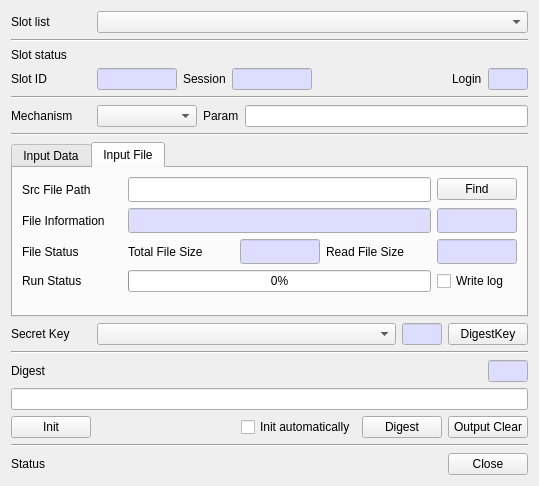
<?xml version="1.0" encoding="UTF-8"?>
<ui version="4.0">
 <class>DigestDlg</class>
 <widget class="QDialog" name="DigestDlg">
  <property name="geometry">
   <rect>
    <x>0</x>
    <y>0</y>
    <width>539</width>
    <height>486</height>
   </rect>
  </property>
  <property name="windowTitle">
   <string>Digest</string>
  </property>
  <layout class="QVBoxLayout" name="verticalLayout">
   <item>
    <layout class="QGridLayout" name="gridLayout">
     <property name="topMargin">
      <number>0</number>
     </property>
     <item row="0" column="0">
      <widget class="QLabel" name="label">
       <property name="minimumSize">
        <size>
         <width>80</width>
         <height>0</height>
        </size>
       </property>
       <property name="text">
        <string>Slot list</string>
       </property>
      </widget>
     </item>
     <item row="0" column="1">
      <widget class="QComboBox" name="mSlotsCombo">
       <property name="sizePolicy">
        <sizepolicy hsizetype="Preferred" vsizetype="Fixed">
         <horstretch>1</horstretch>
         <verstretch>0</verstretch>
        </sizepolicy>
       </property>
      </widget>
     </item>
    </layout>
   </item>
   <item>
    <widget class="Line" name="line">
     <property name="orientation">
      <enum>Qt::Horizontal</enum>
     </property>
    </widget>
   </item>
   <item>
    <widget class="QLabel" name="label_2">
     <property name="text">
      <string>Slot status</string>
     </property>
    </widget>
   </item>
   <item>
    <layout class="QHBoxLayout" name="horizontalLayout_2">
     <property name="bottomMargin">
      <number>0</number>
     </property>
     <item>
      <widget class="QLabel" name="label_3">
       <property name="minimumSize">
        <size>
         <width>80</width>
         <height>0</height>
        </size>
       </property>
       <property name="text">
        <string>Slot ID</string>
       </property>
      </widget>
     </item>
     <item>
      <widget class="QLineEdit" name="mSlotIDText">
       <property name="maximumSize">
        <size>
         <width>80</width>
         <height>16777215</height>
        </size>
       </property>
       <property name="palette">
        <palette>
         <active>
          <colorrole role="Base">
           <brush brushstyle="SolidPattern">
            <color alpha="255">
             <red>221</red>
             <green>221</green>
             <blue>255</blue>
            </color>
           </brush>
          </colorrole>
         </active>
         <inactive>
          <colorrole role="Base">
           <brush brushstyle="SolidPattern">
            <color alpha="255">
             <red>221</red>
             <green>221</green>
             <blue>255</blue>
            </color>
           </brush>
          </colorrole>
         </inactive>
         <disabled>
          <colorrole role="Base">
           <brush brushstyle="SolidPattern">
            <color alpha="255">
             <red>240</red>
             <green>240</green>
             <blue>240</blue>
            </color>
           </brush>
          </colorrole>
         </disabled>
        </palette>
       </property>
       <property name="readOnly">
        <bool>true</bool>
       </property>
      </widget>
     </item>
     <item>
      <widget class="QLabel" name="label_6">
       <property name="text">
        <string>Session</string>
       </property>
      </widget>
     </item>
     <item>
      <widget class="QLineEdit" name="mSessionText">
       <property name="maximumSize">
        <size>
         <width>80</width>
         <height>16777215</height>
        </size>
       </property>
       <property name="palette">
        <palette>
         <active>
          <colorrole role="Base">
           <brush brushstyle="SolidPattern">
            <color alpha="255">
             <red>221</red>
             <green>221</green>
             <blue>255</blue>
            </color>
           </brush>
          </colorrole>
         </active>
         <inactive>
          <colorrole role="Base">
           <brush brushstyle="SolidPattern">
            <color alpha="255">
             <red>221</red>
             <green>221</green>
             <blue>255</blue>
            </color>
           </brush>
          </colorrole>
         </inactive>
         <disabled>
          <colorrole role="Base">
           <brush brushstyle="SolidPattern">
            <color alpha="255">
             <red>240</red>
             <green>240</green>
             <blue>240</blue>
            </color>
           </brush>
          </colorrole>
         </disabled>
        </palette>
       </property>
       <property name="readOnly">
        <bool>true</bool>
       </property>
      </widget>
     </item>
     <item>
      <spacer name="horizontalSpacer_3">
       <property name="orientation">
        <enum>Qt::Horizontal</enum>
       </property>
       <property name="sizeHint" stdset="0">
        <size>
         <width>40</width>
         <height>20</height>
        </size>
       </property>
      </spacer>
     </item>
     <item>
      <widget class="QLabel" name="label_7">
       <property name="text">
        <string>Login</string>
       </property>
      </widget>
     </item>
     <item>
      <widget class="QLineEdit" name="mLoginText">
       <property name="maximumSize">
        <size>
         <width>40</width>
         <height>16777215</height>
        </size>
       </property>
       <property name="palette">
        <palette>
         <active>
          <colorrole role="Base">
           <brush brushstyle="SolidPattern">
            <color alpha="255">
             <red>221</red>
             <green>221</green>
             <blue>255</blue>
            </color>
           </brush>
          </colorrole>
         </active>
         <inactive>
          <colorrole role="Base">
           <brush brushstyle="SolidPattern">
            <color alpha="255">
             <red>221</red>
             <green>221</green>
             <blue>255</blue>
            </color>
           </brush>
          </colorrole>
         </inactive>
         <disabled>
          <colorrole role="Base">
           <brush brushstyle="SolidPattern">
            <color alpha="255">
             <red>240</red>
             <green>240</green>
             <blue>240</blue>
            </color>
           </brush>
          </colorrole>
         </disabled>
        </palette>
       </property>
       <property name="readOnly">
        <bool>true</bool>
       </property>
      </widget>
     </item>
    </layout>
   </item>
   <item>
    <widget class="Line" name="line_2">
     <property name="orientation">
      <enum>Qt::Horizontal</enum>
     </property>
    </widget>
   </item>
   <item>
    <layout class="QGridLayout" name="gridLayout_2">
     <property name="topMargin">
      <number>0</number>
     </property>
     <item row="0" column="3">
      <widget class="QLineEdit" name="mParamText">
       <property name="maximumSize">
        <size>
         <width>16777215</width>
         <height>16777215</height>
        </size>
       </property>
      </widget>
     </item>
     <item row="0" column="0">
      <widget class="QLabel" name="label_4">
       <property name="minimumSize">
        <size>
         <width>80</width>
         <height>0</height>
        </size>
       </property>
       <property name="maximumSize">
        <size>
         <width>80</width>
         <height>16777215</height>
        </size>
       </property>
       <property name="text">
        <string>Mechanism</string>
       </property>
      </widget>
     </item>
     <item row="0" column="2">
      <widget class="QLabel" name="label_8">
       <property name="maximumSize">
        <size>
         <width>80</width>
         <height>16777215</height>
        </size>
       </property>
       <property name="text">
        <string>Param</string>
       </property>
      </widget>
     </item>
     <item row="0" column="1">
      <widget class="QComboBox" name="mMechCombo">
       <property name="minimumSize">
        <size>
         <width>100</width>
         <height>0</height>
        </size>
       </property>
       <property name="maximumSize">
        <size>
         <width>100</width>
         <height>16777215</height>
        </size>
       </property>
      </widget>
     </item>
    </layout>
   </item>
   <item>
    <widget class="Line" name="line_3">
     <property name="orientation">
      <enum>Qt::Horizontal</enum>
     </property>
    </widget>
   </item>
   <item>
    <widget class="QTabWidget" name="mInputTab">
     <property name="currentIndex">
      <number>1</number>
     </property>
     <widget class="QWidget" name="tab">
      <attribute name="title">
       <string>Input Data</string>
      </attribute>
      <layout class="QVBoxLayout" name="verticalLayout_2">
       <item>
        <layout class="QGridLayout" name="gridLayout_8">
         <property name="topMargin">
          <number>0</number>
         </property>
         <item row="0" column="0">
          <widget class="QLabel" name="label_5">
           <property name="minimumSize">
            <size>
             <width>80</width>
             <height>0</height>
            </size>
           </property>
           <property name="maximumSize">
            <size>
             <width>80</width>
             <height>16777215</height>
            </size>
           </property>
           <property name="text">
            <string>Input Type</string>
           </property>
          </widget>
         </item>
         <item row="0" column="3">
          <widget class="QLineEdit" name="mInputLenText">
           <property name="minimumSize">
            <size>
             <width>40</width>
             <height>0</height>
            </size>
           </property>
           <property name="maximumSize">
            <size>
             <width>40</width>
             <height>16777215</height>
            </size>
           </property>
           <property name="palette">
            <palette>
             <active>
              <colorrole role="Base">
               <brush brushstyle="SolidPattern">
                <color alpha="255">
                 <red>221</red>
                 <green>221</green>
                 <blue>255</blue>
                </color>
               </brush>
              </colorrole>
             </active>
             <inactive>
              <colorrole role="Base">
               <brush brushstyle="SolidPattern">
                <color alpha="255">
                 <red>221</red>
                 <green>221</green>
                 <blue>255</blue>
                </color>
               </brush>
              </colorrole>
             </inactive>
             <disabled>
              <colorrole role="Base">
               <brush brushstyle="SolidPattern">
                <color alpha="255">
                 <red>240</red>
                 <green>240</green>
                 <blue>240</blue>
                </color>
               </brush>
              </colorrole>
             </disabled>
            </palette>
           </property>
           <property name="readOnly">
            <bool>true</bool>
           </property>
          </widget>
         </item>
         <item row="0" column="1">
          <widget class="QComboBox" name="mInputCombo"/>
         </item>
         <item row="0" column="2">
          <spacer name="horizontalSpacer_5">
           <property name="orientation">
            <enum>Qt::Horizontal</enum>
           </property>
           <property name="sizeHint" stdset="0">
            <size>
             <width>40</width>
             <height>20</height>
            </size>
           </property>
          </spacer>
         </item>
        </layout>
       </item>
       <item>
        <widget class="QPlainTextEdit" name="mInputText"/>
       </item>
       <item>
        <layout class="QGridLayout" name="gridLayout_3">
         <property name="topMargin">
          <number>0</number>
         </property>
         <item row="0" column="2">
          <widget class="QPushButton" name="mFinalBtn">
           <property name="text">
            <string>Final</string>
           </property>
          </widget>
         </item>
         <item row="0" column="1">
          <widget class="QPushButton" name="mUpdateBtn">
           <property name="text">
            <string>Update</string>
           </property>
          </widget>
         </item>
         <item row="0" column="4">
          <widget class="QPushButton" name="mInputClearBtn">
           <property name="text">
            <string>Input Clear</string>
           </property>
          </widget>
         </item>
         <item row="0" column="3">
          <spacer name="horizontalSpacer_6">
           <property name="orientation">
            <enum>Qt::Horizontal</enum>
           </property>
           <property name="sizeHint" stdset="0">
            <size>
             <width>40</width>
             <height>20</height>
            </size>
           </property>
          </spacer>
         </item>
        </layout>
       </item>
      </layout>
     </widget>
     <widget class="QWidget" name="tab_2">
      <attribute name="title">
       <string>Input File</string>
      </attribute>
      <layout class="QVBoxLayout" name="verticalLayout_3">
       <item>
        <layout class="QGridLayout" name="gridLayout_9">
         <item row="0" column="1">
          <widget class="QLineEdit" name="mSrcFileText">
           <property name="font">
            <font>
             <family>굴림체</family>
            </font>
           </property>
          </widget>
         </item>
         <item row="0" column="0">
          <widget class="QLabel" name="label_11">
           <property name="minimumSize">
            <size>
             <width>100</width>
             <height>0</height>
            </size>
           </property>
           <property name="maximumSize">
            <size>
             <width>100</width>
             <height>16777215</height>
            </size>
           </property>
           <property name="text">
            <string>Src File Path</string>
           </property>
          </widget>
         </item>
         <item row="0" column="2">
          <widget class="QPushButton" name="mFindSrcFileBtn">
           <property name="minimumSize">
            <size>
             <width>80</width>
             <height>0</height>
            </size>
           </property>
           <property name="maximumSize">
            <size>
             <width>80</width>
             <height>16777215</height>
            </size>
           </property>
           <property name="text">
            <string>Find</string>
           </property>
          </widget>
         </item>
        </layout>
       </item>
       <item>
        <layout class="QGridLayout" name="gridLayout_10">
         <item row="0" column="1">
          <widget class="QLineEdit" name="mSrcFileInfoText">
           <property name="palette">
            <palette>
             <active>
              <colorrole role="Base">
               <brush brushstyle="SolidPattern">
                <color alpha="255">
                 <red>221</red>
                 <green>221</green>
                 <blue>255</blue>
                </color>
               </brush>
              </colorrole>
             </active>
             <inactive>
              <colorrole role="Base">
               <brush brushstyle="SolidPattern">
                <color alpha="255">
                 <red>221</red>
                 <green>221</green>
                 <blue>255</blue>
                </color>
               </brush>
              </colorrole>
             </inactive>
             <disabled>
              <colorrole role="Base">
               <brush brushstyle="SolidPattern">
                <color alpha="255">
                 <red>240</red>
                 <green>240</green>
                 <blue>240</blue>
                </color>
               </brush>
              </colorrole>
             </disabled>
            </palette>
           </property>
           <property name="font">
            <font>
             <family>굴림체</family>
            </font>
           </property>
           <property name="readOnly">
            <bool>true</bool>
           </property>
          </widget>
         </item>
         <item row="0" column="0">
          <widget class="QLabel" name="label_12">
           <property name="minimumSize">
            <size>
             <width>100</width>
             <height>0</height>
            </size>
           </property>
           <property name="maximumSize">
            <size>
             <width>100</width>
             <height>16777215</height>
            </size>
           </property>
           <property name="text">
            <string>File Information</string>
           </property>
          </widget>
         </item>
         <item row="0" column="2">
          <widget class="QLineEdit" name="mSrcFileSizeText">
           <property name="minimumSize">
            <size>
             <width>80</width>
             <height>0</height>
            </size>
           </property>
           <property name="maximumSize">
            <size>
             <width>80</width>
             <height>16777215</height>
            </size>
           </property>
           <property name="palette">
            <palette>
             <active>
              <colorrole role="Base">
               <brush brushstyle="SolidPattern">
                <color alpha="255">
                 <red>221</red>
                 <green>221</green>
                 <blue>255</blue>
                </color>
               </brush>
              </colorrole>
             </active>
             <inactive>
              <colorrole role="Base">
               <brush brushstyle="SolidPattern">
                <color alpha="255">
                 <red>221</red>
                 <green>221</green>
                 <blue>255</blue>
                </color>
               </brush>
              </colorrole>
             </inactive>
             <disabled>
              <colorrole role="Base">
               <brush brushstyle="SolidPattern">
                <color alpha="255">
                 <red>240</red>
                 <green>240</green>
                 <blue>240</blue>
                </color>
               </brush>
              </colorrole>
             </disabled>
            </palette>
           </property>
           <property name="font">
            <font>
             <family>굴림체</family>
            </font>
           </property>
           <property name="readOnly">
            <bool>true</bool>
           </property>
          </widget>
         </item>
        </layout>
       </item>
       <item>
        <layout class="QGridLayout" name="gridLayout_11">
         <item row="0" column="1">
          <widget class="QLabel" name="label_15">
           <property name="text">
            <string>Total File Size</string>
           </property>
          </widget>
         </item>
         <item row="0" column="0">
          <widget class="QLabel" name="label_13">
           <property name="minimumSize">
            <size>
             <width>100</width>
             <height>0</height>
            </size>
           </property>
           <property name="maximumSize">
            <size>
             <width>100</width>
             <height>16777215</height>
            </size>
           </property>
           <property name="text">
            <string>File Status</string>
           </property>
          </widget>
         </item>
         <item row="0" column="3">
          <widget class="QLabel" name="label_16">
           <property name="text">
            <string>Read File Size</string>
           </property>
          </widget>
         </item>
         <item row="0" column="2">
          <widget class="QLineEdit" name="mFileTotalSizeText">
           <property name="minimumSize">
            <size>
             <width>80</width>
             <height>0</height>
            </size>
           </property>
           <property name="maximumSize">
            <size>
             <width>80</width>
             <height>16777215</height>
            </size>
           </property>
           <property name="palette">
            <palette>
             <active>
              <colorrole role="Base">
               <brush brushstyle="SolidPattern">
                <color alpha="255">
                 <red>221</red>
                 <green>221</green>
                 <blue>255</blue>
                </color>
               </brush>
              </colorrole>
             </active>
             <inactive>
              <colorrole role="Base">
               <brush brushstyle="SolidPattern">
                <color alpha="255">
                 <red>221</red>
                 <green>221</green>
                 <blue>255</blue>
                </color>
               </brush>
              </colorrole>
             </inactive>
             <disabled>
              <colorrole role="Base">
               <brush brushstyle="SolidPattern">
                <color alpha="255">
                 <red>240</red>
                 <green>240</green>
                 <blue>240</blue>
                </color>
               </brush>
              </colorrole>
             </disabled>
            </palette>
           </property>
           <property name="font">
            <font>
             <family>굴림체</family>
            </font>
           </property>
           <property name="readOnly">
            <bool>true</bool>
           </property>
          </widget>
         </item>
         <item row="0" column="4">
          <widget class="QLineEdit" name="mFileReadSizeText">
           <property name="minimumSize">
            <size>
             <width>80</width>
             <height>0</height>
            </size>
           </property>
           <property name="maximumSize">
            <size>
             <width>80</width>
             <height>16777215</height>
            </size>
           </property>
           <property name="palette">
            <palette>
             <active>
              <colorrole role="Base">
               <brush brushstyle="SolidPattern">
                <color alpha="255">
                 <red>221</red>
                 <green>221</green>
                 <blue>255</blue>
                </color>
               </brush>
              </colorrole>
             </active>
             <inactive>
              <colorrole role="Base">
               <brush brushstyle="SolidPattern">
                <color alpha="255">
                 <red>221</red>
                 <green>221</green>
                 <blue>255</blue>
                </color>
               </brush>
              </colorrole>
             </inactive>
             <disabled>
              <colorrole role="Base">
               <brush brushstyle="SolidPattern">
                <color alpha="255">
                 <red>240</red>
                 <green>240</green>
                 <blue>240</blue>
                </color>
               </brush>
              </colorrole>
             </disabled>
            </palette>
           </property>
           <property name="font">
            <font>
             <family>굴림체</family>
            </font>
           </property>
           <property name="readOnly">
            <bool>true</bool>
           </property>
          </widget>
         </item>
        </layout>
       </item>
       <item>
        <layout class="QGridLayout" name="gridLayout_12">
         <item row="0" column="1">
          <widget class="QProgressBar" name="mHashProgBar">
           <property name="value">
            <number>0</number>
           </property>
          </widget>
         </item>
         <item row="0" column="0">
          <widget class="QLabel" name="label_14">
           <property name="minimumSize">
            <size>
             <width>100</width>
             <height>0</height>
            </size>
           </property>
           <property name="maximumSize">
            <size>
             <width>100</width>
             <height>16777215</height>
            </size>
           </property>
           <property name="text">
            <string>Run Status</string>
           </property>
          </widget>
         </item>
         <item row="0" column="2">
          <widget class="QCheckBox" name="mWriteLogCheck">
           <property name="minimumSize">
            <size>
             <width>80</width>
             <height>0</height>
            </size>
           </property>
           <property name="text">
            <string>Write log</string>
           </property>
          </widget>
         </item>
        </layout>
       </item>
       <item>
        <spacer name="verticalSpacer">
         <property name="orientation">
          <enum>Qt::Vertical</enum>
         </property>
         <property name="sizeHint" stdset="0">
          <size>
           <width>20</width>
           <height>40</height>
          </size>
         </property>
        </spacer>
       </item>
      </layout>
     </widget>
    </widget>
   </item>
   <item>
    <layout class="QGridLayout" name="gridLayout_5">
     <property name="topMargin">
      <number>0</number>
     </property>
     <item row="0" column="0">
      <widget class="QLabel" name="label_10">
       <property name="maximumSize">
        <size>
         <width>80</width>
         <height>16777215</height>
        </size>
       </property>
       <property name="text">
        <string>Secret Key</string>
       </property>
      </widget>
     </item>
     <item row="0" column="2">
      <widget class="QLineEdit" name="mKeyObjectText">
       <property name="maximumSize">
        <size>
         <width>40</width>
         <height>16777215</height>
        </size>
       </property>
       <property name="palette">
        <palette>
         <active>
          <colorrole role="Base">
           <brush brushstyle="SolidPattern">
            <color alpha="255">
             <red>221</red>
             <green>221</green>
             <blue>255</blue>
            </color>
           </brush>
          </colorrole>
         </active>
         <inactive>
          <colorrole role="Base">
           <brush brushstyle="SolidPattern">
            <color alpha="255">
             <red>221</red>
             <green>221</green>
             <blue>255</blue>
            </color>
           </brush>
          </colorrole>
         </inactive>
         <disabled>
          <colorrole role="Base">
           <brush brushstyle="SolidPattern">
            <color alpha="255">
             <red>240</red>
             <green>240</green>
             <blue>240</blue>
            </color>
           </brush>
          </colorrole>
         </disabled>
        </palette>
       </property>
       <property name="readOnly">
        <bool>true</bool>
       </property>
      </widget>
     </item>
     <item row="0" column="1">
      <widget class="QComboBox" name="mKeyLabelCombo"/>
     </item>
     <item row="0" column="3">
      <widget class="QPushButton" name="mDigestKeyBtn">
       <property name="maximumSize">
        <size>
         <width>80</width>
         <height>16777215</height>
        </size>
       </property>
       <property name="text">
        <string>DigestKey</string>
       </property>
      </widget>
     </item>
    </layout>
   </item>
   <item>
    <widget class="Line" name="line_5">
     <property name="orientation">
      <enum>Qt::Horizontal</enum>
     </property>
    </widget>
   </item>
   <item>
    <layout class="QGridLayout" name="gridLayout_6">
     <property name="topMargin">
      <number>0</number>
     </property>
     <item row="0" column="2">
      <widget class="QLineEdit" name="mOutputLenText">
       <property name="minimumSize">
        <size>
         <width>40</width>
         <height>0</height>
        </size>
       </property>
       <property name="maximumSize">
        <size>
         <width>40</width>
         <height>16777215</height>
        </size>
       </property>
       <property name="palette">
        <palette>
         <active>
          <colorrole role="Base">
           <brush brushstyle="SolidPattern">
            <color alpha="255">
             <red>221</red>
             <green>221</green>
             <blue>255</blue>
            </color>
           </brush>
          </colorrole>
         </active>
         <inactive>
          <colorrole role="Base">
           <brush brushstyle="SolidPattern">
            <color alpha="255">
             <red>221</red>
             <green>221</green>
             <blue>255</blue>
            </color>
           </brush>
          </colorrole>
         </inactive>
         <disabled>
          <colorrole role="Base">
           <brush brushstyle="SolidPattern">
            <color alpha="255">
             <red>240</red>
             <green>240</green>
             <blue>240</blue>
            </color>
           </brush>
          </colorrole>
         </disabled>
        </palette>
       </property>
       <property name="readOnly">
        <bool>true</bool>
       </property>
      </widget>
     </item>
     <item row="0" column="0">
      <widget class="QLabel" name="label_9">
       <property name="minimumSize">
        <size>
         <width>80</width>
         <height>0</height>
        </size>
       </property>
       <property name="maximumSize">
        <size>
         <width>80</width>
         <height>16777215</height>
        </size>
       </property>
       <property name="text">
        <string>Digest</string>
       </property>
      </widget>
     </item>
     <item row="0" column="1">
      <spacer name="horizontalSpacer_4">
       <property name="orientation">
        <enum>Qt::Horizontal</enum>
       </property>
       <property name="sizeHint" stdset="0">
        <size>
         <width>40</width>
         <height>20</height>
        </size>
       </property>
      </spacer>
     </item>
    </layout>
   </item>
   <item>
    <widget class="QLineEdit" name="mOutputText"/>
   </item>
   <item>
    <layout class="QHBoxLayout" name="horizontalLayout">
     <property name="bottomMargin">
      <number>0</number>
     </property>
     <item>
      <widget class="QPushButton" name="mInitBtn">
       <property name="text">
        <string>Init</string>
       </property>
      </widget>
     </item>
     <item>
      <spacer name="horizontalSpacer">
       <property name="orientation">
        <enum>Qt::Horizontal</enum>
       </property>
       <property name="sizeHint" stdset="0">
        <size>
         <width>40</width>
         <height>20</height>
        </size>
       </property>
      </spacer>
     </item>
     <item>
      <widget class="QCheckBox" name="mInitAutoCheck">
       <property name="text">
        <string>Init automatically</string>
       </property>
      </widget>
     </item>
     <item>
      <widget class="QPushButton" name="mDigestBtn">
       <property name="text">
        <string>Digest</string>
       </property>
      </widget>
     </item>
     <item>
      <widget class="QPushButton" name="mOutputClearBtn">
       <property name="text">
        <string>Output Clear</string>
       </property>
      </widget>
     </item>
    </layout>
   </item>
   <item>
    <widget class="Line" name="line_4">
     <property name="orientation">
      <enum>Qt::Horizontal</enum>
     </property>
    </widget>
   </item>
   <item>
    <layout class="QGridLayout" name="gridLayout_4">
     <property name="topMargin">
      <number>0</number>
     </property>
     <item row="0" column="0">
      <widget class="QLabel" name="mStatusLabel">
       <property name="text">
        <string>Status</string>
       </property>
      </widget>
     </item>
     <item row="0" column="2">
      <widget class="QPushButton" name="mCloseBtn">
       <property name="text">
        <string>Close</string>
       </property>
      </widget>
     </item>
     <item row="0" column="1">
      <spacer name="horizontalSpacer_2">
       <property name="orientation">
        <enum>Qt::Horizontal</enum>
       </property>
       <property name="sizeHint" stdset="0">
        <size>
         <width>40</width>
         <height>20</height>
        </size>
       </property>
      </spacer>
     </item>
    </layout>
   </item>
  </layout>
 </widget>
 <tabstops>
  <tabstop>mSlotsCombo</tabstop>
  <tabstop>mSlotIDText</tabstop>
  <tabstop>mSessionText</tabstop>
  <tabstop>mLoginText</tabstop>
  <tabstop>mMechCombo</tabstop>
  <tabstop>mParamText</tabstop>
  <tabstop>mOutputText</tabstop>
  <tabstop>mDigestBtn</tabstop>
  <tabstop>mCloseBtn</tabstop>
 </tabstops>
 <resources/>
 <connections/>
</ui>
